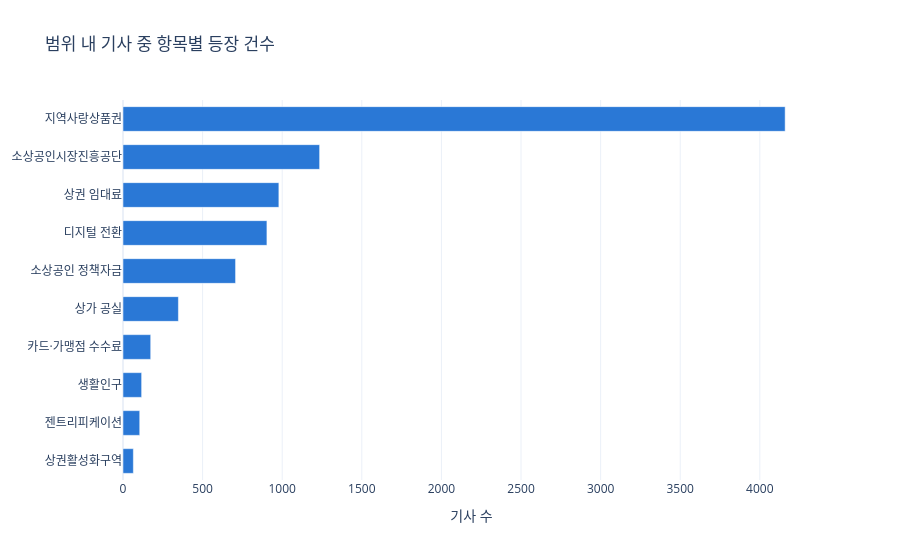

Notebook code for this chart:
### Markdown cell above
## 10. 부족 자료 탐색 — 제공되지 않은 가이드 키워드의 본문 등장 건수
- 등장이 적은 항목은 직접 수집(보도자료·서울시 자료·보고서·법령)으로 보강하거나 답변 불가 문항으로 쓴다

### Code cell
GUIDE_TERMS = {
    "소상공인 정책자금": r"정책\s*자금",
    "상권활성화구역": r"상권\s*활성화\s*구역",
    "지역사랑상품권": r"지역사랑\s*상품권|서울사랑\s*상품권",
    "디지털 전환": r"디지털\s*대?전환",
    "상가 공실": r"공실",
    "상권 임대료": r"임대료",
    "젠트리피케이션": r"젠트리피케이션|둥지\s*내몰림",
    "생활인구": r"생활\s*인구",
    "카드·가맹점 수수료": r"(?:카드|가맹점)\s*수수료",
    "소상공인시장진흥공단": r"소상공인시장진흥공단|소진공",
}
in_scope = news["scope"].isin(["서울 언급", "지역 언급 없음"])
coverage = pd.DataFrame({
    "전체": {k: news["text"].str.contains(p, regex=True).sum() for k, p in GUIDE_TERMS.items()},
    "범위 내 (서울+지역 언급 없음)": {k: news.loc[in_scope, "text"].str.contains(p, regex=True).sum() for k, p in GUIDE_TERMS.items()},
    "서울 언급": {k: news.loc[news["seoul_lead"], "text"].str.contains(p, regex=True).sum() for k, p in GUIDE_TERMS.items()},
})
display(coverage)

fig = px.bar(coverage["범위 내 (서울+지역 언급 없음)"].rename_axis("항목").reset_index(name="기사 수"),
             x="기사 수", y="항목", orientation="h", title="범위 내 기사 중 항목별 등장 건수",
             color_discrete_sequence=SERIES[:1])
fig.update_yaxes(categoryorder="total ascending", title=None)
fig.update_layout(bargap=0.35)
fig.show()

### Figure 1 — Plotly figure (JSON) as saved in the notebook; plotly's stock layout.template omitted (floating-point values rounded to 4 significant figures)
{"data": [{"hovertemplate": "기사 수=%{x}<br>항목=%{y}<extra></extra>", "legendgroup": "", "marker": {"color": "#2a78d6", "pattern": {"shape": ""}}, "name": "", "orientation": "h", "showlegend": false, "textposition": "auto", "type": "bar", "x": [707, 65, 4159, 904, 348, 979, 105, 117, 174, 1235], "xaxis": "x", "y": ["소상공인 정책자금", "상권활성화구역", "지역사랑상품권", "디지털 전환", "상가 공실", "상권 임대료", "젠트리피케이션", "생활인구", "카드·가맹점 수수료", "소상공인시장진흥공단"], "yaxis": "y"}], "layout": {"bargap": 0.35, "barmode": "relative", "legend": {"tracegroupgap": 0}, "title": {"text": "범위 내 기사 중 항목별 등장 건수"}, "xaxis": {"anchor": "y", "domain": [0, 1], "title": {"text": "기사 수"}}, "yaxis": {"anchor": "x", "categoryorder": "total ascending", "domain": [0, 1], "title": {}}}}
